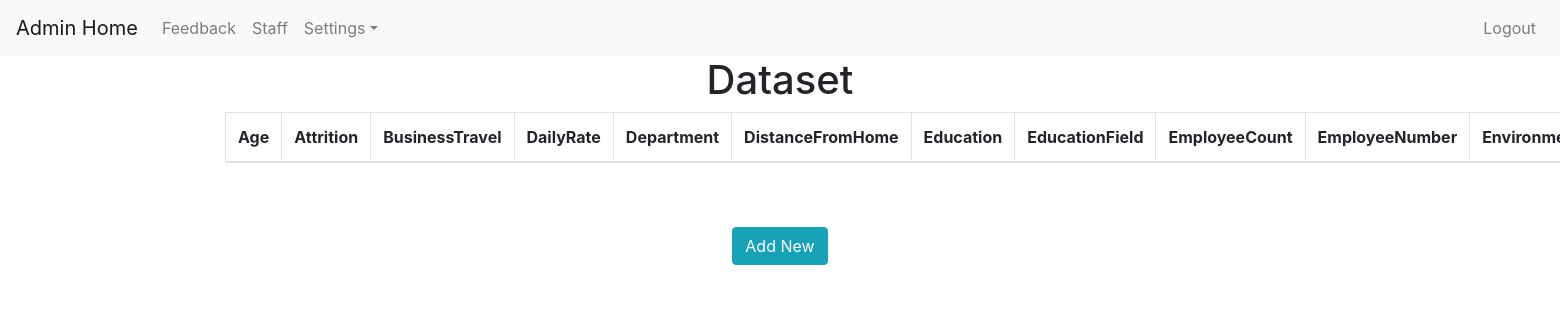
The page /admin_dataset_master_view on the database as committed earlier.
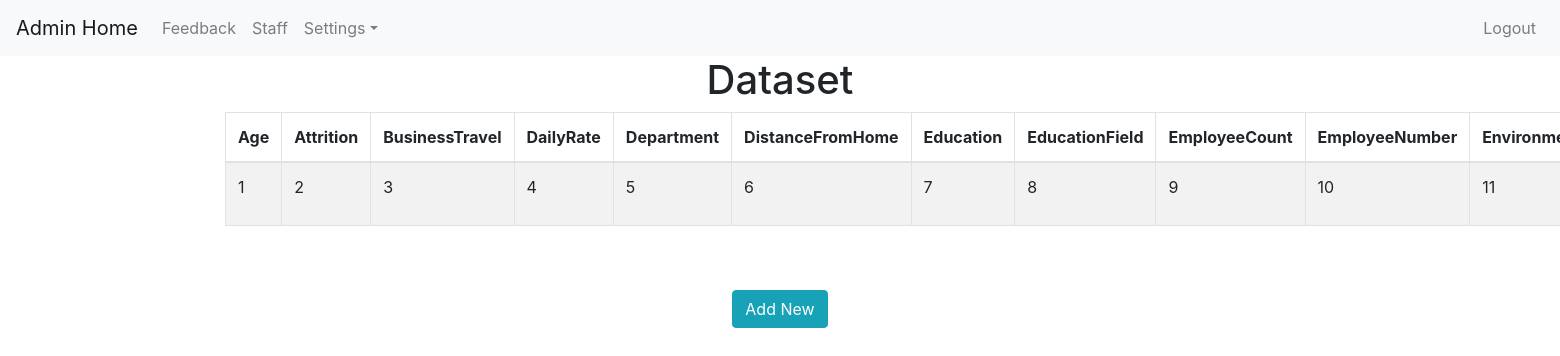
The same page on the database as committed later.
### myapp/models.py (models this page shows)
class dataset_master(models.Model):
    Age = models.CharField(max_length=100)
    Attrition = models.CharField(max_length=100)
    BusinessTravel = models.CharField(max_length=200)
    DailyRate = models.CharField(max_length=200)
    Department = models.CharField(max_length=200)
    DistanceFromHome = models.CharField(max_length=200)
    Education = models.CharField(max_length=200)
    EducationField = models.CharField(max_length=200)
    EmployeeCount = models.CharField(max_length=200)
    EmployeeNumber = models.CharField(max_length=200)
    EnvironmentSatisfaction = models.CharField(max_length=200)
    Gender = models.CharField(max_length=100)
    HourlyRate = models.CharField(max_length=100)
    JobInvolvement = models.CharField(max_length=200)
    JobLevel = models.CharField(max_length=100)
    JobRole = models.CharField(max_length=100)
    JobSatisfaction = models.CharField(max_length=200)
    MaritalStatus = models.CharField(max_length=100)
    MonthlyIncome = models.CharField(max_length=100)
    MonthlyRate = models.CharField(max_length=100)
    NumCompaniesWorked = models.CharField(max_length=100)
    Over18 = models.CharField(max_length=100)
    OverTime = models.CharField(max_length=100)
    PercentSalaryHike = models.CharField(max_length=100)
    PerformanceRating = models.CharField(max_length=100)
    RelationshipSatisfaction = models.CharField(max_length=100)
    StandardHours = models.CharField(max_length=100)
    StockOptionLevel = models.CharField(max_length=100)
    TotalWorkingYears = models.CharField(max_length=100)
    TrainingTimesLastYear = models.CharField(max_length=100)
    WorkLifeBalance = models.CharField(max_length=100)
    YearsAtCompany = models.CharField(max_length=100)
    YearsInCurrentRole = models.CharField(max_length=100)
    YearsSinceLastPromotion = models.CharField(max_length=100)
    YearsWithCurrManager = models.CharField(max_length=100)

### myapp/views.py (the view)
# urls.py: path('admin_dataset_master_view', views.admin_dataset_master_view, name='admin_dataset_master_view'),
def admin_dataset_master_view(request):
    dm_l = dataset_master.objects.all()
    context = {'dataset_list':dm_l}
    return render(request, './myapp/admin_dataset_master_view.html',context)

### myapp/templates/myapp/admin_dataset_master_view.html (shortened to what this page needs)
{% extends 'myapp/admin_base.html' %}
{% load static %}
{% block body %}
<center>
   <h1>Dataset</h1>
    <div class="container">
    <form role="form" name="frm" action="" method="post">
        <table class="table table-striped table-bordered">
            <thead>
            <tr>
                <th>Age</th>
                <th>Attrition</th>
                <th>BusinessTravel</th>
                <th>DailyRate</th>
                <th>Department</th>
                <th>DistanceFromHome</th>
                <th>Education</th>
                <th>EducationField</th>
                <th>EmployeeCount</th>
                <th>EmployeeNumber</th>
                <th>EnvironmentSatisfaction</th>
            </tr>
            </thead>
            {% for f in dataset_list %}
            <tbody>
            <tr>
                <td>{{ f.Age}}</td>
                <td>{{ f.Attrition}}</td>
                <td>{{ f.BusinessTravel}}</td>
                <td>{{ f.DailyRate}}</td>
                <td>{{ f.Department}}</td>
                <td>{{ f.DistanceFromHome}}</td>
                <td>{{ f.Education}}</td>
                <td>{{ f.EducationField}}</td>
                <td>{{ f.EmployeeCount}}</td>
                <td>{{ f.EmployeeNumber}}</td>
                <td>{{ f.EnvironmentSatisfaction}}</td>
            </tr>
            {% endfor %}
        </table>
        <br>
        <br>
        <a class="btn btn-info" href="{% url 'admin_dataset_master_add' %}">Add New</a>
    </form>
    </div>
</center>
{% endblock %}

Rows that differ between the two databases and show on the page:
added dataset_master: Age "1", Attrition "2", BusinessTravel "3", DailyRate "4", Department "5", DistanceFromHome "6", Education "7", EducationField "8", EmployeeCount "9", EmployeeNumber "10", EnvironmentSatisfaction "11"
